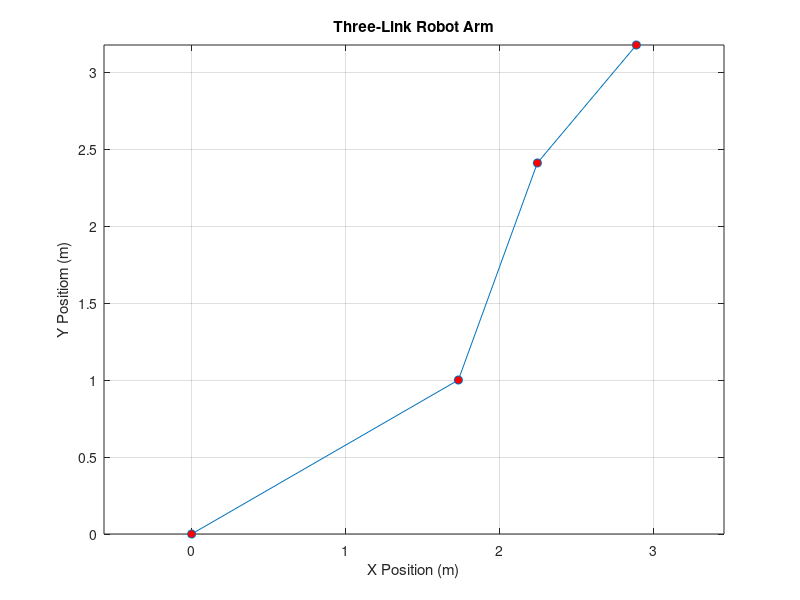

Source code (MATLAB):
clc;
clear;
close all;

%%1. Robot Link Lengths (meters)

L1 = 2;
L2 = 1.5;
L3 = 1;

%%2. Joint Anles (degrees)
theta1 = 30;
theta2 = 40;
theta3 = -20;

%%3. Degree to Radian(calculation)
Radian_Angle1  = deg2rad(theta1);
Radian_Angle2  = deg2rad(theta2);
Radian_Angle3  = deg2rad(theta3);

%%4. Calcualte the position of Joint 1 

% Calculate the X-coordinate of Joint 1 using cosine

x1 = L1*cos(Radian_Angle1);

% Calcualte the Y-coordinate of Joint 1 using sine

y1 = L1*sin(Radian_Angle1);

% Display the calculated position in the command window
fprintf('X1= %.3f m\n',x1);
fprintf('Y1= %.3f m\n',y1);

%%5. Calcualte the position of the Joint 2

% Calcualte the X-Coordinate of Joint 2 using cosine

x2= x1+L2*cos(Radian_Angle1+Radian_Angle2);

% Calcualte the Y-Coordinate of Joint 2 using cosine

y2 = y1+L2*sin(Radian_Angle1+Radian_Angle2);
% Display the calculated position in the command window
fprintf('X2=%.3f m\n',x2);
fprintf('Y1= %.3f m\n',y2);

%%6. Calculate the position of the Joint 3

% Calculate the X-coordinate of Joint 3 using cosine

x3 = x2+L3* cos(Radian_Angle1+Radian_Angle2+Radian_Angle3);

% Calcualte the Y-Coordinate of Joint 3 using cosine
y3 = y2+L3*sin(Radian_Angle1+Radian_Angle2+Radian_Angle3);

fprintf('X3=%.3f m\n',x3);
fprintf('Y3=%.3f m\n',y3);

%%7. Visulaize the Robot Arm
figure;
plot([0 x1 x2 x3],[0 y1 y2 y3],'-o','MarkerFaceColor', 'r')


title('Three-Link Robot Arm');
xlabel('X Position (m)');
ylabel('Y Positiom (m)');
grid on;
axis equal;
